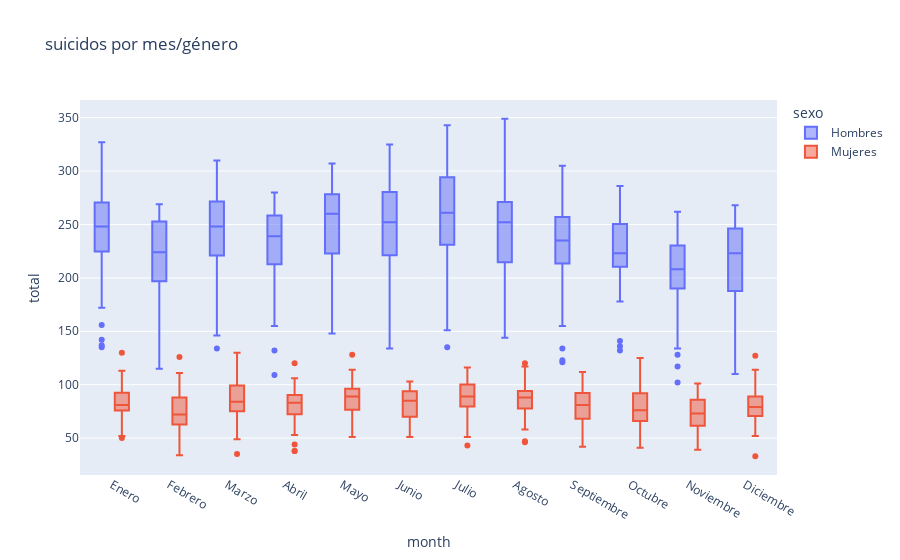

Source (notebook cell):
### Code cell
fig_sui = px.box(mes_, x="month", y="total", color = "sexo",title='suicidos por mes/género').update_layout(
    xaxis = dict(
        tickmode = 'array',
        tickvals = list(range(1,13)),
        ticktext = ['Enero','Febrero','Marzo','Abril','Mayo','Junio','Julio','Agosto','Septiembre','Octubre',
                    'Noviembre','Diciembre']
    )
)
fig_sui.show()

### Figure 1 — Plotly figure (JSON) as saved in the notebook; plotly's stock layout.template omitted (floating-point values rounded to 4 significant figures; data arrays with more than 128 entries replaced by an {"elided": "..."} marker saying what was removed)
{"data": [{"alignmentgroup": "True", "hovertemplate": "sexo=Hombres<br>month=%{x}<br>total=%{y}<extra></extra>", "legendgroup": "Hombres", "marker": {"color": "#636efa"}, "name": "Hombres", "notched": false, "offsetgroup": "Hombres", "orientation": "v", "showlegend": true, "type": "box", "x": {"elided": "492 int values"}, "x0": " ", "xaxis": "x", "y": {"elided": "492 int values"}, "y0": " ", "yaxis": "y"}, {"alignmentgroup": "True", "hovertemplate": "sexo=Mujeres<br>month=%{x}<br>total=%{y}<extra></extra>", "legendgroup": "Mujeres", "marker": {"color": "#EF553B"}, "name": "Mujeres", "notched": false, "offsetgroup": "Mujeres", "orientation": "v", "showlegend": true, "type": "box", "x": {"elided": "492 int values"}, "x0": " ", "xaxis": "x", "y": {"elided": "492 int values"}, "y0": " ", "yaxis": "y"}], "layout": {"boxmode": "group", "legend": {"title": {"text": "sexo"}, "tracegroupgap": 0}, "title": {"text": "suicidos por mes/género"}, "xaxis": {"anchor": "y", "domain": [0, 1], "tickmode": "array", "ticktext": ["Enero", "Febrero", "Marzo", "Abril", "Mayo", "Junio", "Julio", "Agosto", "Septiembre", "Octubre", "Noviembre", "Diciembre"], "tickvals": [1, 2, 3, 4, 5, 6, 7, 8, 9, 10, 11, 12], "title": {"text": "month"}}, "yaxis": {"anchor": "x", "domain": [0, 1], "title": {"text": "total"}}}}
